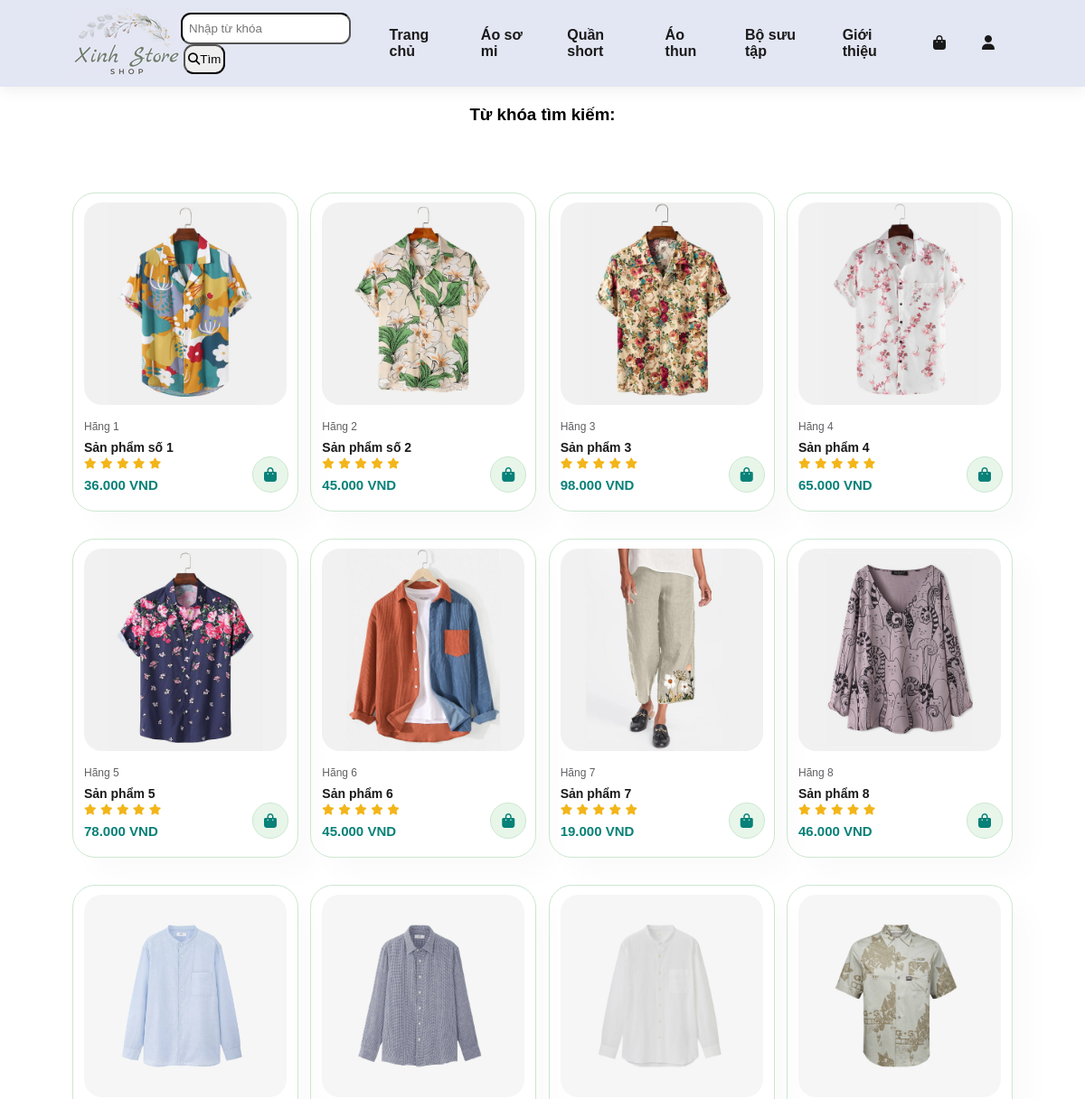
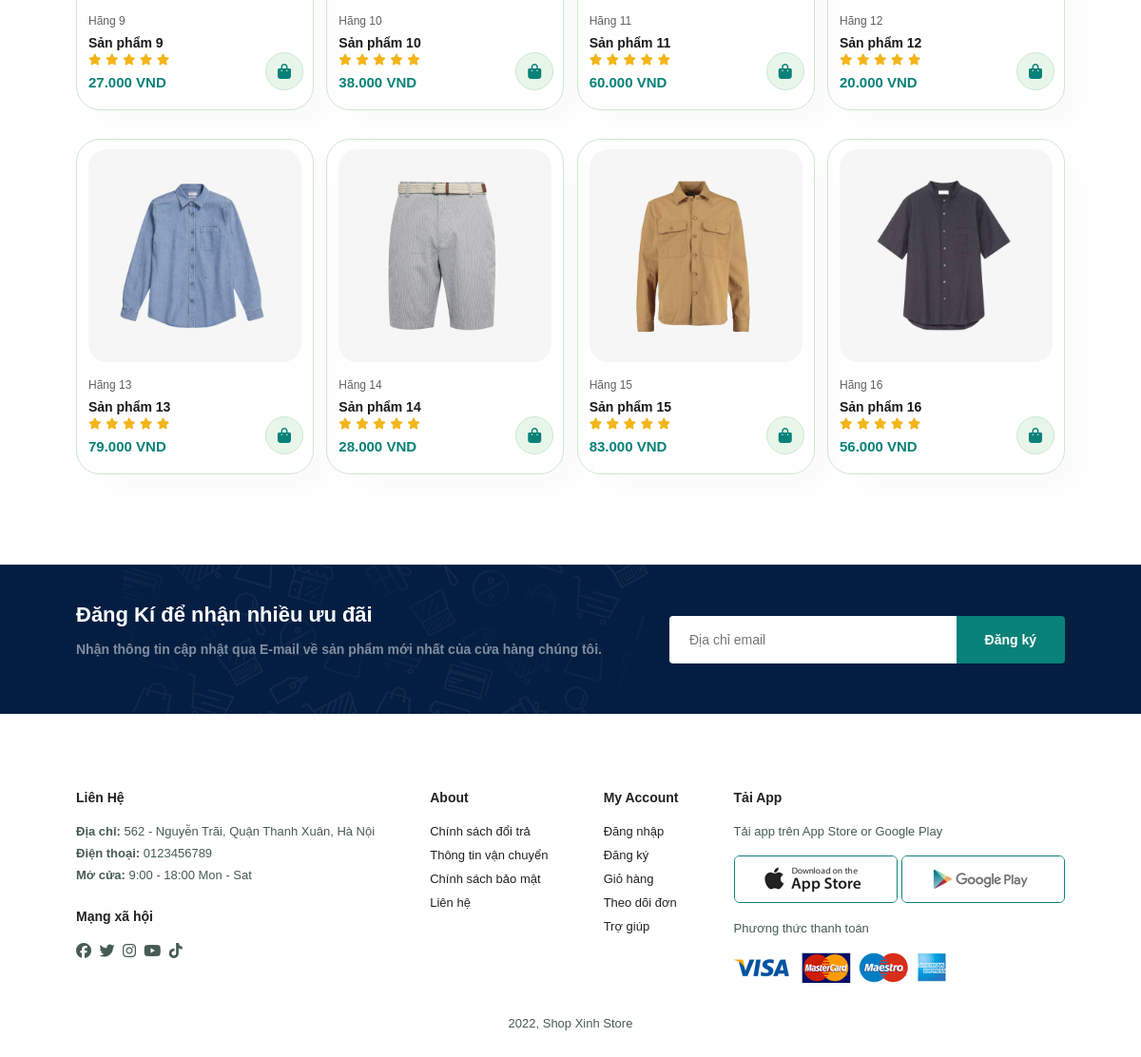
Page /timkiem.php on the committed database (2 pictures, top to bottom).
### tables this page shows
CREATE TABLE `product` (
  `idsanpham` int(11) NOT NULL,
  `urlanh` varchar(255) NOT NULL,
  `hang` varchar(255) NOT NULL,
  `mota` varchar(255) NOT NULL,
  `gia` int(11) NOT NULL
);

### timkiem.php (the view)
<?php
    require "connect.php";
    require_once "header.php";
    $tim=$_POST['search'];
?>
    <h3 style="text-align: center;margin:20px 0 0 0">Từ khóa tìm kiếm: <?php echo $tim ?></h3>
    <section id="product1" class="section-p1">
    <div class="pro-container">
            <?php
                $sql= "
                SELECT * FROM `product` WHERE mota LIKE '%$tim%' ORDER BY idsanpham ASC;
                    ";
                $result = $conn->query($sql);
                while ($row = $result->fetch_assoc()) {
            ?>
            <div class="pro">
                <a href="sproduct.php?id=<?php echo $row['idsanpham'] ?>" >
                <img src="img/products/<?php echo $row['urlanh'] ?>" alt="">
                </a>
                <div class="des">
                    <span><?php echo $row['hang'] ?></span>
                    <h5><?php echo $row['mota'] ?></h5>
                    <div class="star">
                        <i class="fa-solid fa-star"></i>
                        <i class="fa-solid fa-star"></i>
                        <i class="fa-solid fa-star"></i>
                        <i class="fa-solid fa-star"></i>
                        <i class="fa-solid fa-star"></i>
                    </div>
                    <h4><?php echo $row['gia'] ?>.000 VND</h4>
                </div>
                <a href="#" class="cart"><i class="fa-solid fa-bag-shopping"></i></a>
            </div>
            <?php
                }
            ?>
        </div>
    </section>
<?php
    require_once "footer.php";
?>

### style.css (style rules this page uses)
* { margin: 0; padding: 0; box-sizing: border-box; font-family: 'Spartan', sans-serif; }
h4 { font-size: 20px; color: #222; }
.section-p1 { padding: 40px 80px; }
body { width: 100%; }
#product1 { text-align: center; }
#product1 .pro-container { display: flex; justify-content: space-between; padding-top: 20px; flex-wrap: wrap; }
#product1 .pro { width: 23%; min-width: 250px; padding: 10px 12px; border: 1px solid #cce7d0; border-radius: 25px; cursor: pointer; box-shadow: 20px 20px 30px rgba(0, 0, 0, 0.02); margin: 15px 0; position: relative; }
#product1 .pro img { width: 100%; border-radius: 20px; }
#product1 .pro .des { text-align: start; padding: 10px 0; }
#product1 .pro .des span { color: #606063; font-size: 12px; }
#product1 .pro .des h5 { padding-top: 7px; color: #1a1a1a; font-size: 14px; }
#product1 .pro .des i { font-size: 12px; color: rgb(243, 181, 25); }
#product1 .pro .des h4 { padding-top: 7px; font-size: 15px; font-weight: 700; color: #088178; }
#product1 .pro .cart { width: 40px; height: 40px; line-height: 40px; border-radius: 50px; background-color: #e8f6ea; font-weight: 500; color: #088178; border: 1px solid #cce7d0; position: absolute; bottom: 20px; right: 10px; }

### rows in the picture
product: urlanh (picture), hang "Hãng 1", mota "Sản phẩm số 1", gia "36"
product: urlanh (picture), hang "Hãng 2", mota "Sản phẩm số 2", gia "45"
product: urlanh (picture), hang "Hãng 3", mota "Sản phẩm 3", gia "98"
product: urlanh (picture), hang "Hãng 4", mota "Sản phẩm 4", gia "65"
product: urlanh (picture), hang "Hãng 5", mota "Sản phẩm 5", gia "78"
product: urlanh (picture), hang "Hãng 6", mota "Sản phẩm 6", gia "45"
product: urlanh (picture), hang "Hãng 7", mota "Sản phẩm 7", gia "19"
product: urlanh (picture), hang "Hãng 8", mota "Sản phẩm 8", gia "46"
product: urlanh (picture), hang "Hãng 9", mota "Sản phẩm 9", gia "27"
product: urlanh (picture), hang "Hãng 10", mota "Sản phẩm 10", gia "38"
product: urlanh (picture), hang "Hãng 11", mota "Sản phẩm 11", gia "60"
product: urlanh (picture), hang "Hãng 12", mota "Sản phẩm 12", gia "20"
product: urlanh (picture), hang "Hãng 13", mota "Sản phẩm 13", gia "79"
product: urlanh (picture), hang "Hãng 14", mota "Sản phẩm 14", gia "28"
product: urlanh (picture), hang "Hãng 15", mota "Sản phẩm 15", gia "83"
product: urlanh (picture), hang "Hãng 16", mota "Sản phẩm 16", gia "56"
